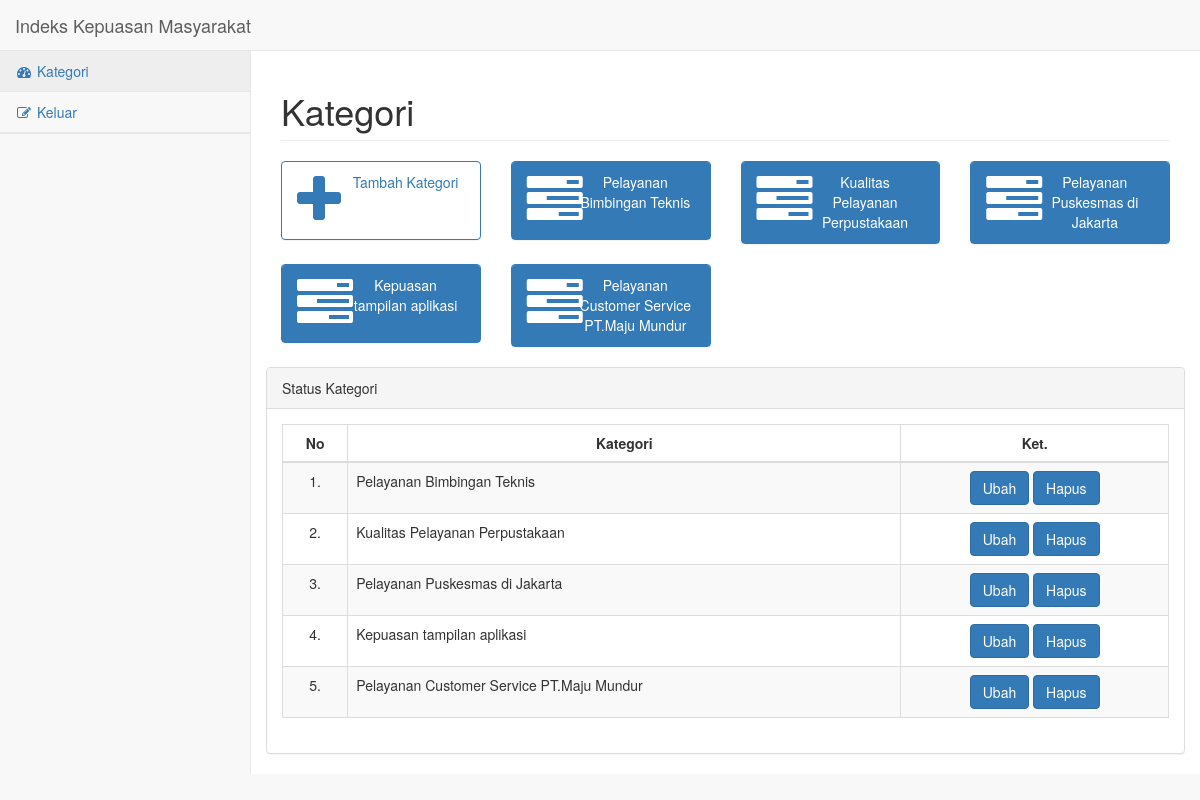
The page /admin/pageAdmin.php on the database its author committed.
### tables this page shows
CREATE TABLE `kategori` (
  `id_kategori` int(11) NOT NULL,
  `nama_kategori` varchar(50) NOT NULL,
  `persyaratan` text NOT NULL,
  `status` tinyint(1) DEFAULT '0'
);

### admin/pageAdmin.php (the view, shortened to what this page needs)
<!DOCTYPE html>
<?php
    require 'sideindex.php';
?>
        <div id="page-wrapper">
            <div class="row">
                <div class="col-lg-12">
                    <h1 class="page-header">Kategori</h1>
                </div>
            </div>
            <div class="row">
                <div class="col-lg-3 col-md-6">
                    <div class="panel panel-primary">
                        <a href="tambahkategori.php">
                        <div class="panel-heading">
                            <div class="row">
                                <div class="col-xs-3">
                                    <i class="fa fa-plus fa-4x"></i>
                                </div>
                                <div class="col-xs-9 text-center">
                                    <div font=24>Tambah Kategori</div>
                                </div>
                            </div>
                        </div>
                        </a>
                    </div>
                </div>
							<?php
								include 'connect.php';
								$query = mysqli_query($connect,"select * from kategori");
								while ( $data = mysqli_fetch_array($query) ) { ?>
										<?php
										echo "
										<div class='col-lg-3 col-md-6'>
										<a href='laporan.php?id=$data[id_kategori]'>
												<div class='panel panel-primary'>
													<div class='panel-heading'>
														<div class='row'>
															<div class='col-xs-3'>
																<i class='fa fa-tasks fa-4x'></i>
															</div>
															<div class='col-xs-9 text-center'>
																<div>$data[nama_kategori]</div>
															</div>
														</div>
													</div>
												</div>
												</a>
											</div>"?>
							<?php } ?>
			<div class="row">
                <div class="col-lg-12">
                    <div class="panel panel-default">
                        <div class="panel-heading">
                            Status Kategori
                        </div>
                        <div class="panel-body">
                            <table width="100%" class="table table-striped table-bordered table-hover" id="dataTables-example">
                                <thead>
                                    <tr>
                                        <th> <center>No</center></th>
                                        <th><center>Kategori</center></th>
                                        <th><center>Ket.</center></th>
                                    </tr>
                                </thead>
                                <tbody>
                                    <?php
        								include 'connect.php';
        								$query = mysqli_query($connect,"SELECT * from kategori");
        								$no=1;
        								while ( $data = mysqli_fetch_array($query) ) {
                                            echo '
                                                    <tr>
                                                        <td><center>'.$no++.'.</center></td>
                                                        <td>'.$data["nama_kategori"].'</td>
                                                        <td>
                                                        <center>
                                                        <a type="submit" class="btn btn-primary" href="editkategori.php?idkategorisend='.$data['id_kategori'].'">Ubah</a>
                                                        <a type="reset" class="btn btn-primary" href="hapuskategori.php?id='.$data['id_kategori'].'">Hapus</a>
                                                    </tr>
                                            ';
                                             }
                                            ?>
                                </tbody>
                            </table>
            </div>
                </div>

### rows shown on the page
kategori: nama_kategori "Pelayanan Bimbingan Teknis"
kategori: nama_kategori "Kualitas Pelayanan Perpustakaan"
kategori: nama_kategori "Pelayanan Puskesmas di Jakarta"
kategori: nama_kategori "Kepuasan tampilan aplikasi"
kategori: nama_kategori "Pelayanan Customer Service PT.Maju Mundur"
